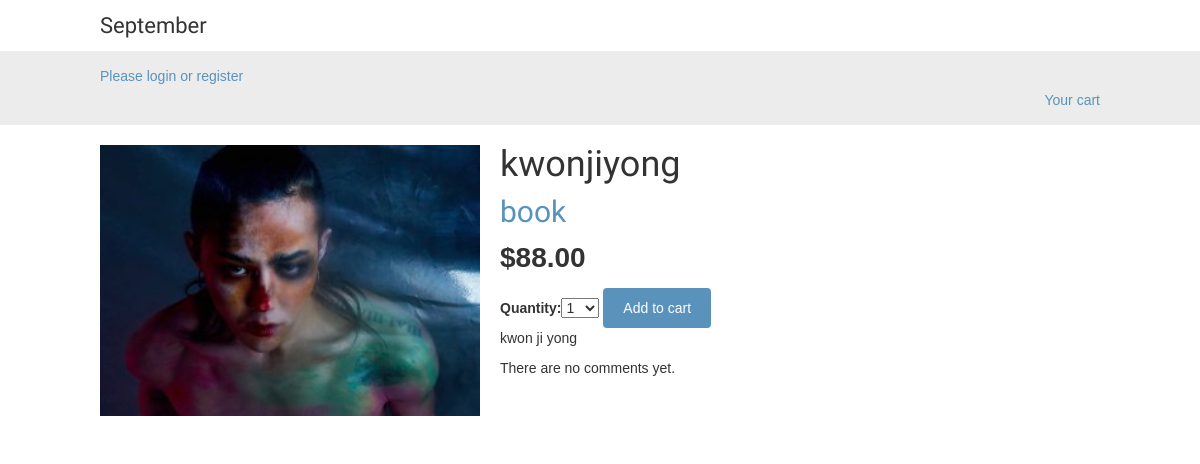
The app's page /3/python/, older data.
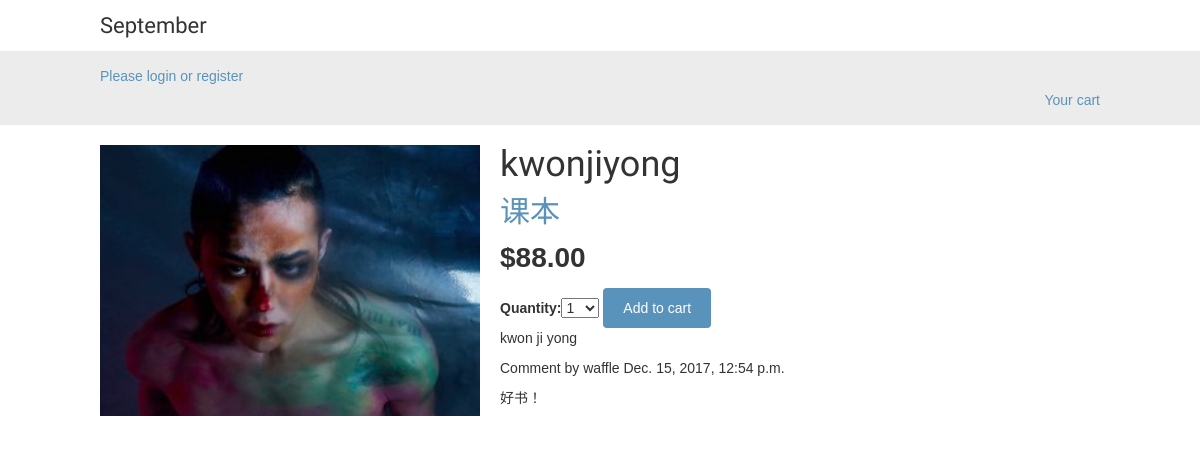
The same page, newer data.
### shop/models.py (models this page shows, shortened)
class Product(models.Model):
    category = models.ForeignKey(Category, related_name='products')
    name = models.CharField(max_length=200, db_index=True)
    slug = models.SlugField(max_length=200, db_index=True)
    image = models.ImageField(upload_to='products/%Y/%m/%d', blank=True)
    description = models.TextField(blank=True)
    price = models.DecimalField(max_digits=10, decimal_places=2)
    stock = models.PositiveIntegerField()
    available = models.BooleanField(default=True)
    created = models.DateTimeField(auto_now_add=True)
    updated = models.DateTimeField(auto_now=True)
    class Meta:
        ordering = ('-created',)
        index_together = (('id', 'slug'),)

class Category(models.Model):
    name = models.CharField(max_length=200, db_index=True)
    slug = models.SlugField(max_length=200, db_index=True, unique=True)
    class Meta:
        ordering = ('name',)
        verbose_name = 'category'
        verbose_name_plural = 'categories'
    def __str__(self):
        return self.name
    def get_absolute_url(self):
        return reverse('shop:product_list_by_category', args=[self.slug])

### comment/models.py (models this page shows, shortened)
class Comment(models.Model):
	user=models.ForeignKey(User,related_name='comments')
	product=models.ForeignKey(Product,related_name='comments')
	body=models.TextField()
	publish=models.DateTimeField(auto_now_add=True)
	class Meta:
		ordering=('publish',)

### shop/views.py (the view)
# urls.py: url(r'^(?P<id>\d+)/(?P<slug>[-\w]+)/$', views.product_detail, name='product_detail'),
def product_detail(request, id, slug):
    product = get_object_or_404(Product, id=id, slug=slug, available=True)
    cart_product_form=CartAddProductForm()
    comments=product.comments.all()
    return render(request,
                  'shop/product/detail.html',
                  {'product': product,
                  'cart_product_form':cart_product_form,
                  'comments':comments})

### cart/forms.py
class CartAddProductForm(forms.Form):
    quantity = forms.TypedChoiceField(choices=PRODUCT_QUANTITY_CHOICES,
                                      coerce=int)

### shop/templates/shop/product/detail.html (shortened to what this page needs)
{% extends "shop/base.html" %}
{% load static %}
{% block content %}
    <div class="product-detail">
        <img src="{% if product.image %}{{product.image.url}}{% else %}{% static 'img/no_image.png' %}{% endif %}">
        <h1>{{product.name}}</h1>
        <h2><a href="{{product.category.get_absolute_url}}">{{product.category}}</a></h2>
        <p class="price">${{product.price}}</p>
        <form action="{% url 'cart:cart_add' product.id %}" method="post">
            {{cart_product_form}}
            <input type="submit" value="Add to cart">
        </form>
        {{product.description|linebreaks}}
    </div>
    <div class="comments">
        {% for comment in comments %}
        <div class="comment">
            <p class="info">
                Comment by {{comment.user.username}}
                {{comment.publish}}
            </p>
            {{comment.body|linebreaks}}
        </div>
        {% empty %}
            <p>There are no comments yet.</p>
    {% endfor %}
    </div>
{% endblock %}

Row changes from the older to the newer data that the page shows:
changed through a linked row, Product "kwonjiyong": category "book" → "课本"
added Comment: user.username "waffle", publish "Dec. 15, 2017, 12:54 p.m.", body "好书！"
Text that changed along with them:
text no longer shown: "There are no comments yet."
